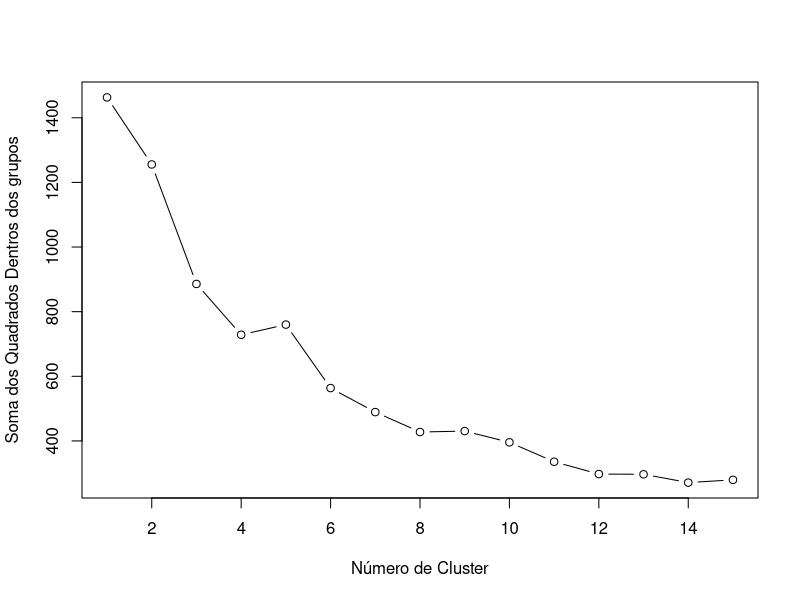
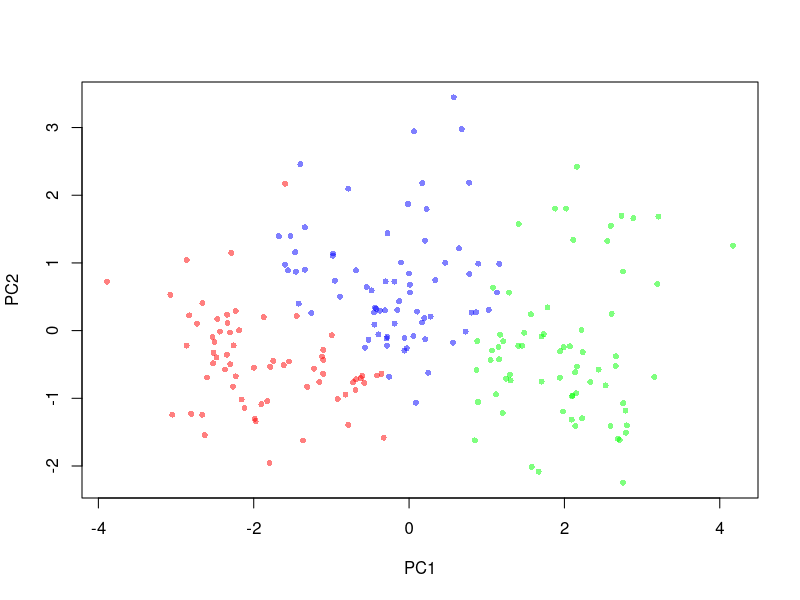

Write R code to recreate these figures, in order.

dados <- read.csv("semente.csv",sep=";",dec=",")
especie <- dados[, 9]
dados <- na.omit(dados[,-c(1,9)])   
dados <- scale(dados)              



wss <- (nrow(dados)-1)*sum(apply(dados,2,var))
for (i in 1:15) wss[i] <- sum(kmeans(dados, 
                                     centers=i)$withinss)
plot(1:15, wss, type="b", xlab="Número de Cluster",
     ylab="Soma dos Quadrados Dentros dos grupos")

fit <- kmeans(dados, 3) 

aggregate(dados,by=list(fit$cluster),FUN=mean)



library(gmodels)
CrossTable(especie,fit$cluster,prop.chisq = F)

cor1 <- rgb(1,0,0,0.5)
cor2 <- rgb(0,0,1,0.5)
cor3 <- rgb(0,1,0,0.5)
cores <- c(cor1,cor2,cor3)

fit2 <- prcomp(dados)$x
plot(fit2[,1:2],col=cores[fit$cluster],pch=16,cex=0.8)
#text(fit2[,1], fit2[,2], especie, col=fit$cluster, cex=0.9)
